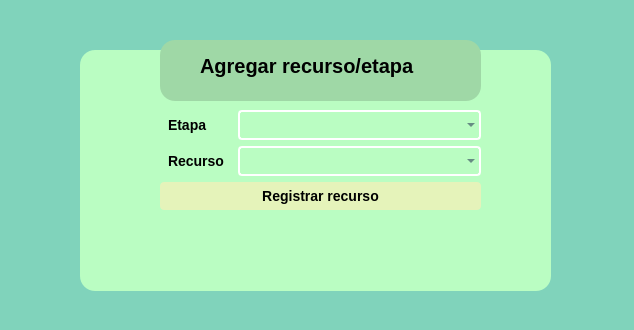
<?xml version="1.0" encoding="UTF-8"?>
<ui version="4.0">
 <class>Dialog</class>
 <widget class="QDialog" name="Dialog">
  <property name="geometry">
   <rect>
    <x>0</x>
    <y>0</y>
    <width>634</width>
    <height>330</height>
   </rect>
  </property>
  <property name="windowTitle">
   <string>Dialog</string>
  </property>
  <property name="styleSheet">
   <string notr="true">background-color: rgb(128, 211, 187);</string>
  </property>
  <widget class="QWidget" name="widget" native="true">
   <property name="geometry">
    <rect>
     <x>80</x>
     <y>50</y>
     <width>471</width>
     <height>241</height>
    </rect>
   </property>
   <property name="styleSheet">
    <string notr="true">QWidget{
background-color: rgb(186, 253, 194);
border-radius: 15px;
}

QLabel {
    font-size: 14px;
    color: black;
    padding: 2px 4px;
    border: none;
}

QLineEdit, QComboBox, QDoubleSpinBox, QTextEdit, QDateEdit {
    font-size: 14px;
    color: #34495e;
    border: 2px solid;
	border-color: white;
    border-radius: 4px;
    padding: 4px;
    background-color: transparent;
}

QPushButton {
    font-size: 14px;
    font-weight: bold;
    color: black;
	background-color: rgb(229, 243, 186);
    border: none;
    border-radius: 4px;
    padding: 6px 12px;
}

QPushButton:hover {
    background-color: rgb(202, 213, 163)
}

QPushButton:disabled {
    background-color: #95a5a6;
    color: #ecf0f1;
}

</string>
   </property>
   <widget class="QWidget" name="formLayoutWidget">
    <property name="geometry">
     <rect>
      <x>80</x>
      <y>60</y>
      <width>321</width>
      <height>141</height>
     </rect>
    </property>
    <layout class="QFormLayout" name="formLayout">
     <item row="0" column="0">
      <widget class="QLabel" name="emailLabel">
       <property name="styleSheet">
        <string notr="true">font-weight: bold;</string>
       </property>
       <property name="text">
        <string>Etapa</string>
       </property>
      </widget>
     </item>
     <item row="0" column="1">
      <widget class="QComboBox" name="cetapa"/>
     </item>
     <item row="1" column="0">
      <widget class="QLabel" name="dNILabel">
       <property name="styleSheet">
        <string notr="true">font-weight: bold;</string>
       </property>
       <property name="text">
        <string>Recurso</string>
       </property>
      </widget>
     </item>
     <item row="1" column="1">
      <widget class="QComboBox" name="crecurso"/>
     </item>
     <item row="2" column="0" colspan="2">
      <widget class="QPushButton" name="addenviar">
       <property name="text">
        <string>Registrar recurso</string>
       </property>
      </widget>
     </item>
    </layout>
   </widget>
  </widget>
  <widget class="QFrame" name="frame">
   <property name="geometry">
    <rect>
     <x>160</x>
     <y>40</y>
     <width>321</width>
     <height>61</height>
    </rect>
   </property>
   <property name="styleSheet">
    <string notr="true">background-color: rgb(159, 216, 166);
border-radius: 15px;</string>
   </property>
   <property name="frameShape">
    <enum>QFrame::StyledPanel</enum>
   </property>
   <property name="frameShadow">
    <enum>QFrame::Raised</enum>
   </property>
   <widget class="QLabel" name="label">
    <property name="geometry">
     <rect>
      <x>40</x>
      <y>0</y>
      <width>251</width>
      <height>51</height>
     </rect>
    </property>
    <property name="styleSheet">
     <string notr="true">font-size: 20px;
font-weight: bold;</string>
    </property>
    <property name="text">
     <string>Agregar recurso/etapa</string>
    </property>
   </widget>
  </widget>
 </widget>
 <resources/>
 <connections/>
</ui>
